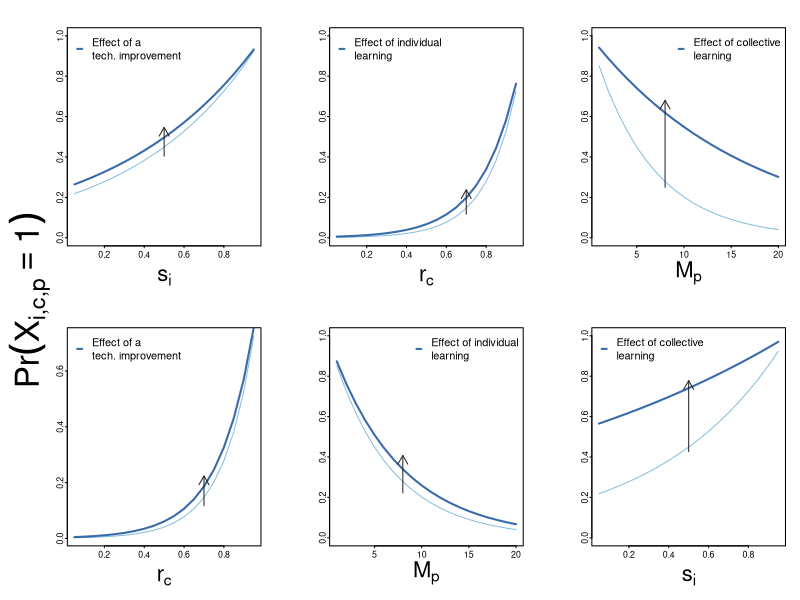

The R source for this figure:


# Andres path
workingpath <- "~/../Dropbox/Harvard/LittleProjects/StochasticPS/"

# Oscar path
#workingpath <- "C:/Users/oskky/Dropbox/NHBcommentary/"


#  Declare other paths
inpath <- paste0(workingpath,"inputdata/")
outpath <- paste0(workingpath,"outputdata/")
figpath <- paste0(workingpath,"figures/")
tablespath <- paste0(workingpath,"tables/")
rcodepath <- paste0(workingpath,"programs/")


library(dplyr)
library(tidyr)
library(data.table)

library(ggplot2)
library(sfsmisc)
library(sfsmisc)
library(scales)

Mps <- seq(1,20,1)
Mp <- 8
deltaMp <- 1


rcs <- seq(0.05,0.95,0.05)
rc <- 0.8
drc <- deltaMp/Mp

sis <- seq(0.05,0.95,0.05)
si <- 0.2
dsi <- deltaMp/Mp

picp <- function(Mp, rc, si){
  exp(-Mp*(1-si)*(1-rc))
}

# pltpicp <- function(x, y1, y2){
#   
# }

textxlabelsi <- expression(s[i])
textxlabelrc <- expression(r[c])
textxlabelMp <- expression(M[p])
textylabel <- ""
textylabelall <- expression(Pr(X[paste(i, ",", c, ",", p)]==1))
numxlabelcex <- 0.8
textxlabelcex <- 2
seglength <- 0.5
posincrease <- "topleft"
posdecrease <- "topright"
colbottom <- alpha("#6baed6",0.8)
coltop <- alpha("#084594",0.8)
coltoparrow <- alpha("gray10",0.95)
lwdbottom <- 1


namefile <- "Fig_Model_param_comparison.png"
png(paste0(figpath,namefile), 
    height=4, width=7, units="in", res=300)


mult.fig(6, mfrow = c(2,3),
         marP = c(0, 0, 0, 0),
         mgp=c(2.2, .1, 0), oma=c(0, 1, 0, 0))

# varying Mp, fixing rc and si
plot(sis, picp(Mp, rc, sis),
     ylim = c(0,1),
     #main = "Tech. improvement", 
     xlab = textxlabelsi,
     ylab = textylabel,
     cex.lab = textxlabelcex,
     cex.axis = numxlabelcex,
     tck = -0.01,
     type = "l",
     lwd = lwdbottom,
     col = colbottom)
lines(sis, picp(Mp - deltaMp, rc, sis),
      lwd = 2,
      col = coltop)
legend(posincrease,
       bty = "n",
       bg="transparent",
       lty = 1,
       lwd = 2,
       col = coltop,
       legend = "Effect of a\ntech. improvement",
       seg.len = seglength)
arrows(0.5, 0.9*picp(Mp, rc, 0.5),
       0.5, 1.1*picp(Mp - deltaMp, rc, 0.5),
       col = coltoparrow,
       length = 0.1,
       lwd = 1)

# varying Mp, fixing rc and si
plot(rcs, picp(Mp, rcs, si),
     ylim = c(0,1),
     #main = "Individual learning", 
     xlab = textxlabelrc,
     ylab = textylabel,
     cex.lab = textxlabelcex,
     cex.axis = numxlabelcex,
     tck = -0.01,
     type = "l",
     lwd = lwdbottom,
     col = colbottom)
lines(rcs, picp(Mp, rcs, si + dsi),
      lwd = 2,
      col = coltop)
legend(posincrease,
       bty = "n",
       bg="transparent",
       lty = 1,
       lwd = 2,
       col = coltop,
       legend = "Effect of individual\nlearning",
       seg.len = seglength)
arrows(0.7, 0.8*picp(Mp, 0.7, si),
       0.7, 1.2*picp(Mp, 0.7, si + dsi),
       col = coltoparrow,
       length = 0.1,
       lwd = 1)


# varying Mp, fixing rc and si
plot(Mps, picp(Mps, rc, si),
     ylim = c(0,1),
     #main = "Collective learning", 
     xlab = textxlabelMp,
     ylab = textylabel,
     cex.lab = textxlabelcex,
     cex.axis = numxlabelcex,
     tck = -0.01,
     type = "l",
     lwd = lwdbottom,
     col = colbottom)
lines(Mps, picp(Mps, rc + drc, si),
      lwd = 2,
      col = coltop)
legend(posdecrease,
       bty = "n",
       bg="transparent",
       lty = 1,
       lwd = 2,
       col = coltop,
       legend = "Effect of collective\nlearning",
       seg.len = seglength)
arrows(Mp, 0.9*picp(Mp, rc, si),
       Mp, 1.1*picp(Mp, rc + drc, si),
       col = coltoparrow,
       length = 0.1,
       lwd = 1)


plot(rcs, picp(Mp, rcs, si),
     #main = "Tech. improvement", 
     xlab = textxlabelrc,
     ylab = textylabel,
     cex.lab = textxlabelcex,
     cex.axis = numxlabelcex,
     tck = -0.01,
     type = "l",
     lwd = lwdbottom,
     col = colbottom)
lines(rcs, picp(Mp - deltaMp, rcs, si),
      lwd = 2,
      col = coltop)
legend(posincrease,
       bty = "n",
       bg="transparent",
       lty = 1,
       lwd = 2,
       col = coltop,
       legend = "Effect of a\ntech. improvement",
       seg.len = seglength)
arrows(0.7, 0.8*picp(Mp, 0.7, si),
       0.7, 1.2*picp(Mp - deltaMp, 0.7, si),
       col = coltoparrow,
       length = 0.1,
       lwd = 1)


plot(Mps, picp(Mps, rc, si),
     ylim = c(0,1),
     #main = "Individual learning", 
     xlab = textxlabelMp,
     ylab = textylabel,
     cex.lab = textxlabelcex,
     cex.axis = numxlabelcex,
     tck = -0.01,
     type = "l",
     lwd = lwdbottom,
     col = colbottom)
lines(Mps, picp(Mps, rc, si + dsi),
      lwd = 2,
      col = coltop)
legend(posdecrease,
       bty = "n",
       bg="transparent",
       lty = 1,
       lwd = 2,
       col = coltop,
       legend = "Effect of individual\nlearning",
       seg.len = seglength)
arrows(Mp, 0.8*picp(Mp, rc, si),
       Mp, 1.2*picp(Mp, rc, si + dsi),
       col = coltoparrow,
       length = 0.1,
       lwd = 1)


plot(sis, picp(Mp, rc, sis),
     ylim = c(0,1),
     #main = "Collective learning", 
     xlab = textxlabelsi,
     ylab = textylabel,
     cex.lab = textxlabelcex,
     cex.axis = numxlabelcex,
     tck = -0.01,
     type = "l",
     lwd = lwdbottom,
     col = colbottom)
lines(sis, picp(Mp, rc+drc, sis),
      lwd = 2,
      col = coltop)
legend(posincrease,
       bty = "n",
       bg="transparent",
       lty = 1,
       lwd = 2,
       col = coltop,
       legend = "Effect of collective\nlearning",
       seg.len = seglength)
arrows(0.5, 0.95*picp(Mp, rc, 0.5),
       0.5, 1.05*picp(Mp, rc+drc, 0.5),
       col = coltoparrow,
       length = 0.1,
       lwd = 1)


mtext(textylabelall, side = 2, -3, outer=TRUE, las=0, cex=textxlabelcex)

dev.off()
